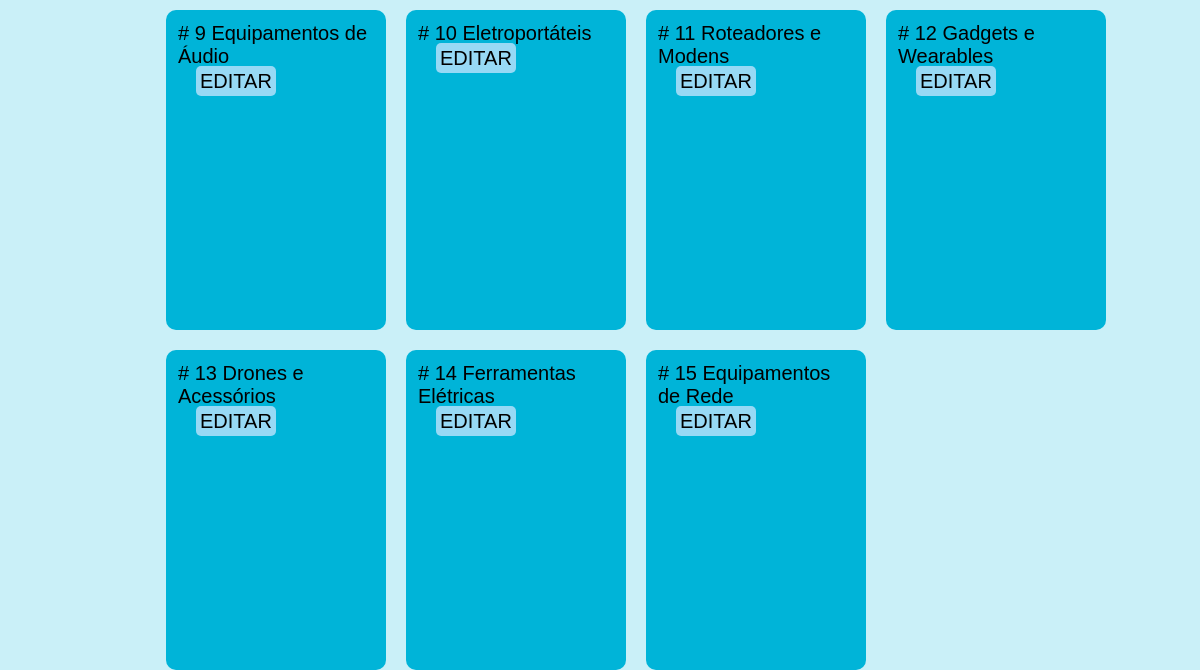
The app's page /categoria_False (lower part), older data.
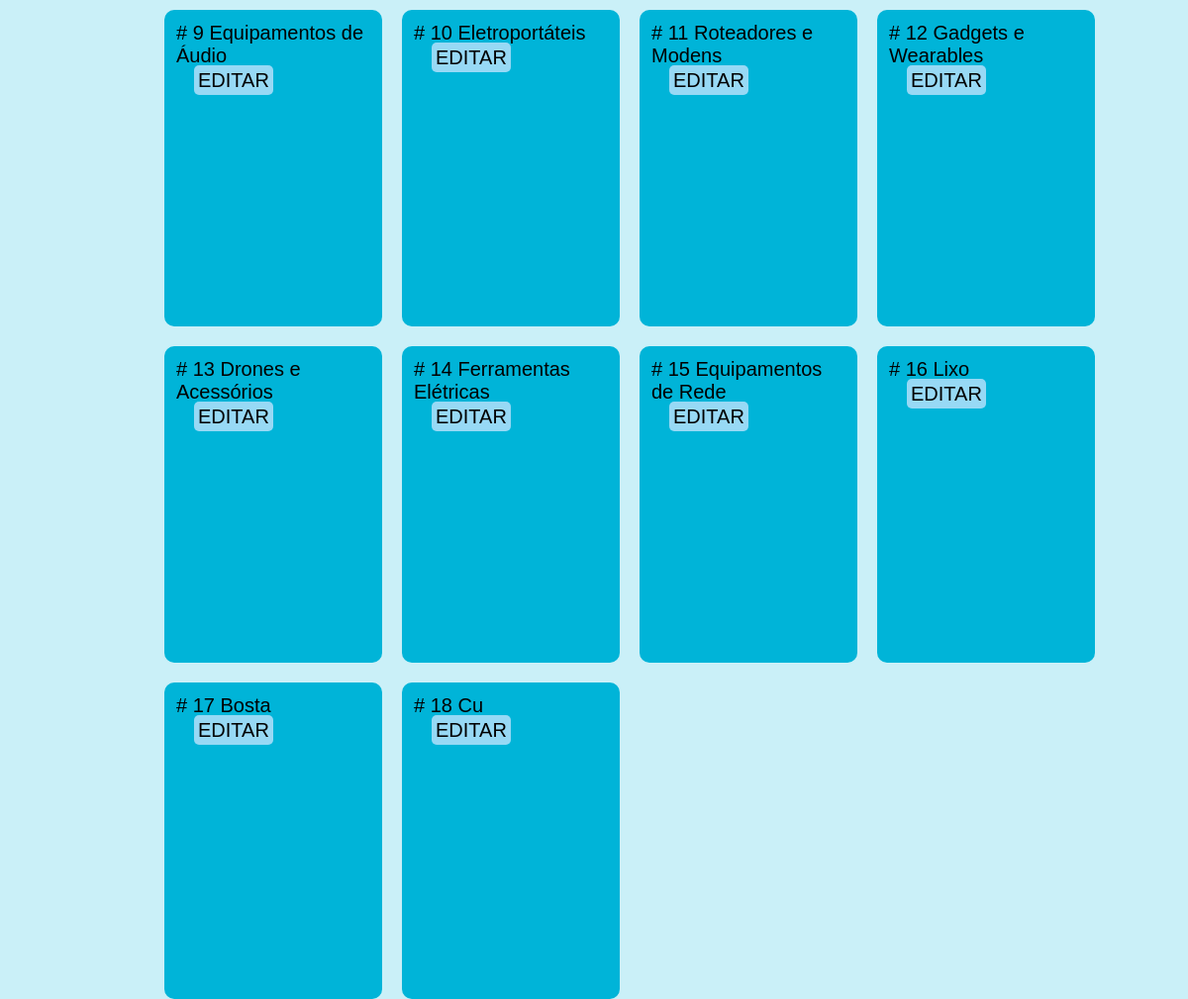
The same page, newer data.
### models.py (models this page shows, shortened)
class Categoria(Base):
    __tablename__ = 'categorias'
    ID_categoria = Column(Integer, primary_key=True)
    nome_cat = Column(String(40), nullable=False, index=True)
    def serialize_categoria(self):
        dados_categoria = {
            'ID_categoria': self.ID_categoria,
            'nome_cat': self.nome_cat,
        }
        return dados_categoria

### app.py (the view)
@app.route('/categoria_<modo_escuro>', methods=['GET', 'POST'])
def categorias_func(modo_escuro):
    lista_categoria = select(Categoria).select_from(Categoria)
    lista_categoria = db_session.execute(lista_categoria).scalars()
    resultado = []
    print(lista_categoria)
    for cat in lista_categoria:
        resultado.append(cat.serialize_categoria())
    dicion = dicionario_colunas_categoria()
    return render_template('lista_categoria.html',
                           var_categoria=resultado,
                           class_=Categoria,
                           pesquisa=False,
                           numero_resultados=len(resultado),
                           dicio=dicion,
                           modo_escuro=modo_escuro,
                           tabela=False)

### app.py (called while the page is built)
def dicionario_colunas_categoria():
    dicion = {
        "ID_categoria": "ID Categoria",
        "nome_cat": "Nome Categoria"
    }
    return dicion

### templates/lista_categoria.html (shortened to what this page needs)
{% extends 'templates-barra-de-pesquisa.html' %}
{% block conteudo %}
    {% for categoria in var_categoria %}
        <div class="card">
            <p># {{ categoria.ID_categoria }} {{ categoria.nome_cat }}</p>
            <a class="botao" href="{{url_for('editar_categoria', id_categoria=categoria.ID_categoria, modo_escuro=modo_escuro)}}">EDITAR</a>
        </div>
    {% endfor%}
{% endblock %}

### templates/templates-barra-de-pesquisa.html (shortened to what this page needs)
<!doctype html>
<html lang="pt-BR">
<head>
    <link rel="stylesheet" href="/static/templates.css">
</head>
<body class="body{{modo_escuro}}">
<div class="container">
    <main class="main{{modo_escuro}}">
        {% block conteudo %}
        {% endblock %}
    </main>
</div>
</body>
</html>

### static/templates.css (style rules this page uses)
* { margin: 0; padding: 0; }
html { height: 100vh; font-family: "Franklin Gothic Heavy", sans-serif; font-size: 20px; }
li, a { color:black; text-decoration: none; }
.container { display: block; height: 100vh; vertical-align: top; }
.mainFalse .card { background-color: #00b4d8; height: 300px; width: 200px; border-radius: 10px; margin: 10px; font-size: 20px; padding: 10px; font-family: Bahnschrift, sans-serif; float: left; }
.card p { padding: 2px; }
.bodyFalse { background-color: #caf0f8; }
.mainFalse { display: inline-block; width: 87vw; height: 100vh; vertical-align: top; color: #000000; float: right; margin-top: 100px; background-color: #caf0f8; }
.mainFalse .botao { padding: 4px; background-color: #97d9f5; border-radius: 5px; margin: 20px; }

Row changes from the older to the newer data that the page shows:
added Categoria: ID_categoria "16", nome_cat "Lixo"
added Categoria: ID_categoria "17", nome_cat "Bosta"
added Categoria: ID_categoria "18", nome_cat "Cu"
